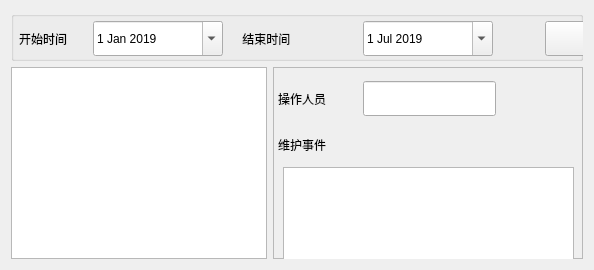
             <widget class="QWidget" name="tab_25">
              <attribute name="title">
               <string>维护日志查询</string>
              </attribute>
              <layout class="QVBoxLayout" name="verticalLayout_8">
               <item>
                <widget class="QGroupBox" name="groupBox_8">
                 <property name="minimumSize">
                  <size>
                   <width>0</width>
                   <height>50</height>
                  </size>
                 </property>
                 <property name="title">
                  <string/>
                 </property>
                 <widget class="QPushButton" name="pushButton_52">
                  <property name="geometry">
                   <rect>
                    <x>670</x>
                    <y>10</y>
                    <width>130</width>
                    <height>35</height>
                   </rect>
                  </property>
                  <property name="minimumSize">
                   <size>
                    <width>130</width>
                    <height>35</height>
                   </size>
                  </property>
                  <property name="text">
                   <string>导出数据</string>
                  </property>
                 </widget>
                 <widget class="QLabel" name="label_82">
                  <property name="geometry">
                   <rect>
                    <x>198</x>
                    <y>10</y>
                    <width>141</width>
                    <height>35</height>
                   </rect>
                  </property>
                  <property name="text">
                   <string>          结束时间</string>
                  </property>
                 </widget>
                 <widget class="QDateEdit" name="dateEdit_17">
                  <property name="geometry">
                   <rect>
                    <x>82</x>
                    <y>10</y>
                    <width>130</width>
                    <height>35</height>
                   </rect>
                  </property>
                  <property name="minimumSize">
                   <size>
                    <width>130</width>
                    <height>35</height>
                   </size>
                  </property>
                  <property name="dateTime">
                   <datetime>
                    <hour>0</hour>
                    <minute>0</minute>
                    <second>0</second>
                    <year>2019</year>
                    <month>1</month>
                    <day>1</day>
                   </datetime>
                  </property>
                  <property name="calendarPopup">
                   <bool>true</bool>
                  </property>
                 </widget>
                 <widget class="QDateEdit" name="dateEdit_18">
                  <property name="geometry">
                   <rect>
                    <x>352</x>
                    <y>10</y>
                    <width>130</width>
                    <height>35</height>
                   </rect>
                  </property>
                  <property name="minimumSize">
                   <size>
                    <width>130</width>
                    <height>35</height>
                   </size>
                  </property>
                  <property name="dateTime">
                   <datetime>
                    <hour>0</hour>
                    <minute>0</minute>
                    <second>0</second>
                    <year>2019</year>
                    <month>7</month>
                    <day>1</day>
                   </datetime>
                  </property>
                  <property name="calendarPopup">
                   <bool>true</bool>
                  </property>
                 </widget>
                 <widget class="QLabel" name="label_81">
                  <property name="geometry">
                   <rect>
                    <x>8</x>
                    <y>10</y>
                    <width>71</width>
                    <height>35</height>
                   </rect>
                  </property>
                  <property name="text">
                   <string>开始时间</string>
                  </property>
                 </widget>
                 <widget class="QPushButton" name="pushButton_50">
                  <property name="geometry">
                   <rect>
                    <x>534</x>
                    <y>10</y>
                    <width>130</width>
                    <height>35</height>
                   </rect>
                  </property>
                  <property name="minimumSize">
                   <size>
                    <width>130</width>
                    <height>35</height>
                   </size>
                  </property>
                  <property name="text">
                   <string>查询</string>
                  </property>
                 </widget>
                </widget>
               </item>
               <item>
                <layout class="QHBoxLayout" name="horizontalLayout_3">
                 <item>
                  <widget class="QTableView" name="tableView_18">
                   <property name="sizePolicy">
                    <sizepolicy hsizetype="Expanding" vsizetype="Expanding">
                     <horstretch>0</horstretch>
                     <verstretch>0</verstretch>
                    </sizepolicy>
                   </property>
                  </widget>
                 </item>
                 <item>
                  <widget class="QFrame" name="frame_15">
                   <property name="minimumSize">
                    <size>
                     <width>310</width>
                     <height>0</height>
                    </size>
                   </property>
                   <property name="frameShape">
                    <enum>QFrame::StyledPanel</enum>
                   </property>
                   <property name="frameShadow">
                    <enum>QFrame::Raised</enum>
                   </property>
                   <widget class="QTextEdit" name="textEdit_3">
                    <property name="geometry">
                     <rect>
                      <x>10</x>
                      <y>100</y>
                      <width>291</width>
                      <height>192</height>
                     </rect>
                    </property>
                   </widget>
                   <widget class="QLineEdit" name="lineEdit_33">
                    <property name="geometry">
                     <rect>
                      <x>90</x>
                      <y>14</y>
                      <width>133</width>
                      <height>35</height>
                     </rect>
                    </property>
                   </widget>
                   <widget class="QLabel" name="label_79">
                    <property name="geometry">
                     <rect>
                      <x>5</x>
                      <y>14</y>
                      <width>81</width>
                      <height>35</height>
                     </rect>
                    </property>
                    <property name="text">
                     <string>操作人员</string>
                    </property>
                   </widget>
                   <widget class="QLabel" name="label_80">
                    <property name="geometry">
                     <rect>
                      <x>5</x>
                      <y>60</y>
                      <width>81</width>
                      <height>35</height>
                     </rect>
                    </property>
                    <property name="text">
                     <string>维护事件</string>
                    </property>
                   </widget>
                   <widget class="QPushButton" name="pushButton_48">
                    <property name="geometry">
                     <rect>
                      <x>140</x>
                      <y>350</y>
                      <width>100</width>
                      <height>40</height>
                     </rect>
                    </property>
                    <property name="text">
                     <string>确定</string>
                    </property>
                   </widget>
                  </widget>
                 </item>
                </layout>
               </item>
              </layout>
             </widget>
